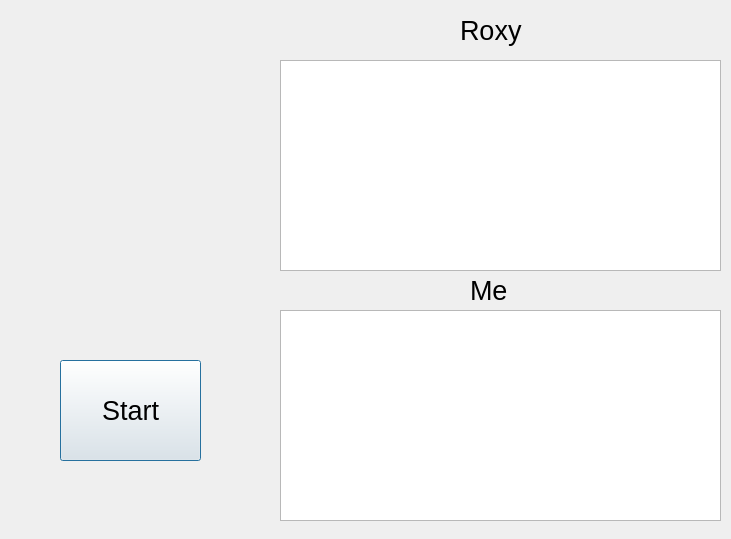
<?xml version="1.0" encoding="UTF-8"?>
<ui version="4.0">
 <class>Dialog</class>
 <widget class="QDialog" name="Dialog">
  <property name="geometry">
   <rect>
    <x>0</x>
    <y>0</y>
    <width>731</width>
    <height>539</height>
   </rect>
  </property>
  <property name="font">
   <font>
    <pointsize>20</pointsize>
   </font>
  </property>
  <property name="windowTitle">
   <string>Dialog</string>
  </property>
  <widget class="QLabel" name="label">
   <property name="geometry">
    <rect>
     <x>0</x>
     <y>40</y>
     <width>271</width>
     <height>251</height>
    </rect>
   </property>
   <property name="text">
    <string/>
   </property>
   <property name="pixmap">
    <pixmap>C:/Users/ASUS/Pictures/female-virtual-assistant-icon.png</pixmap>
   </property>
   <property name="scaledContents">
    <bool>true</bool>
   </property>
  </widget>
  <widget class="QTextEdit" name="Roxy_Talk2">
   <property name="geometry">
    <rect>
     <x>280</x>
     <y>60</y>
     <width>441</width>
     <height>211</height>
    </rect>
   </property>
  </widget>
  <widget class="QTextEdit" name="Human_Talk2">
   <property name="geometry">
    <rect>
     <x>280</x>
     <y>310</y>
     <width>441</width>
     <height>211</height>
    </rect>
   </property>
  </widget>
  <widget class="QLabel" name="label_2">
   <property name="geometry">
    <rect>
     <x>460</x>
     <y>10</y>
     <width>71</width>
     <height>41</height>
    </rect>
   </property>
   <property name="font">
    <font>
     <pointsize>20</pointsize>
    </font>
   </property>
   <property name="text">
    <string>Roxy</string>
   </property>
  </widget>
  <widget class="QLabel" name="label_3">
   <property name="geometry">
    <rect>
     <x>470</x>
     <y>270</y>
     <width>71</width>
     <height>41</height>
    </rect>
   </property>
   <property name="font">
    <font>
     <pointsize>20</pointsize>
    </font>
   </property>
   <property name="text">
    <string>Me</string>
   </property>
  </widget>
  <widget class="QPushButton" name="Start_Button2">
   <property name="geometry">
    <rect>
     <x>60</x>
     <y>360</y>
     <width>141</width>
     <height>101</height>
    </rect>
   </property>
   <property name="text">
    <string>Start</string>
   </property>
  </widget>
 </widget>
 <resources/>
 <connections/>
</ui>
